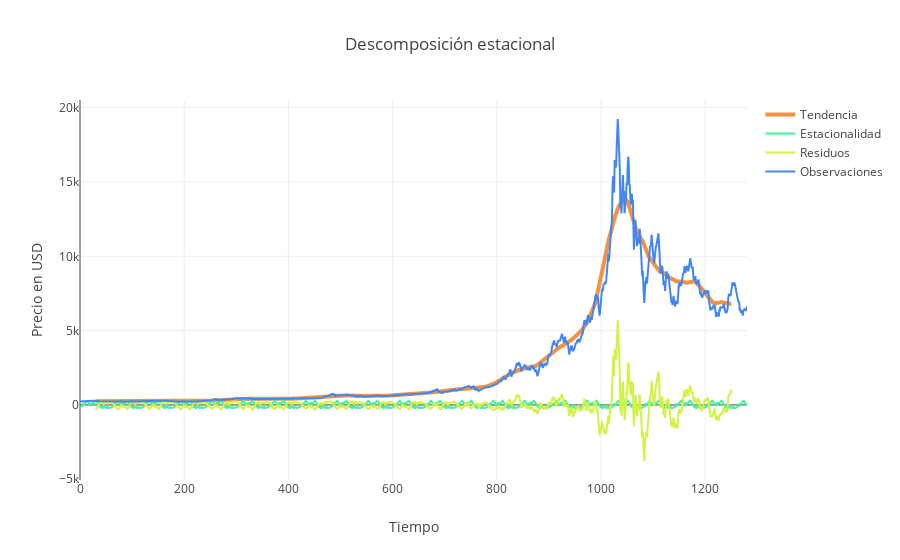

Notebook code for this chart:
### Code cell
# Se realiza una descomposición estacional de los datos para estimar su tendencia y estacionalidad.
# Puede ver los movimientos reales de los precios en el gráfico de abajo ("observados"), así como la tendencia
# y estacionalidad de nuestros datos.

s = sm.tsa.seasonal_decompose(working_data.weightedAverage.values, freq=60)

trace1 = go.Scatter(x = np.arange(0, len(s.trend), 1),y = s.trend,mode = 'lines',name = 'Tendencia',
    line = dict(color = ('rgb(244, 146, 65)'), width = 4))
trace2 = go.Scatter(x = np.arange(0, len(s.seasonal), 1),y = s.seasonal,mode = 'lines',name = 'Estacionalidad',
    line = dict(color = ('rgb(66, 244, 155)'), width = 2))
trace3 = go.Scatter(x = np.arange(0, len(s.resid), 1),y = s.resid,mode = 'lines',name = 'Residuos',
    line = dict(color = ('rgb(209, 244, 66)'), width = 2))
trace4 = go.Scatter(x = np.arange(0, len(s.observed), 1),y = s.observed,mode = 'lines',name = 'Observaciones',
    line = dict(color = ('rgb(66, 134, 244)'), width = 2))

data = [trace1, trace2, trace3, trace4]
layout = dict(title = 'Descomposición estacional', xaxis = dict(title = 'Tiempo'), yaxis = dict(title = 'Precio en USD'))
fig = dict(data=data, layout=layout)
py.iplot(fig, filename='Descomposición estacional')

### Figure 1 — Plotly figure (JSON) as saved in the notebook; plotly's stock layout.template omitted (floating-point values rounded to 4 significant figures; data arrays with more than 128 entries replaced by an {"elided": "..."} marker saying what was removed)
{"data": [{"line": {"color": "rgb(244, 146, 65)", "width": 4}, "mode": "lines", "name": "Tendencia", "type": "scatter", "x": {"elided": "1281 int values"}, "y": {"elided": "1281 float values"}}, {"line": {"color": "rgb(66, 244, 155)", "width": 2}, "mode": "lines", "name": "Estacionalidad", "type": "scatter", "x": {"elided": "1281 int values"}, "y": {"elided": "1281 float values"}}, {"line": {"color": "rgb(209, 244, 66)", "width": 2}, "mode": "lines", "name": "Residuos", "type": "scatter", "x": {"elided": "1281 int values"}, "y": {"elided": "1281 float values"}}, {"line": {"color": "rgb(66, 134, 244)", "width": 2}, "mode": "lines", "name": "Observaciones", "type": "scatter", "x": {"elided": "1281 int values"}, "y": {"elided": "1281 float values"}}], "layout": {"title": "Descomposición estacional", "xaxis": {"title": "Tiempo"}, "yaxis": {"title": "Precio en USD"}}}
